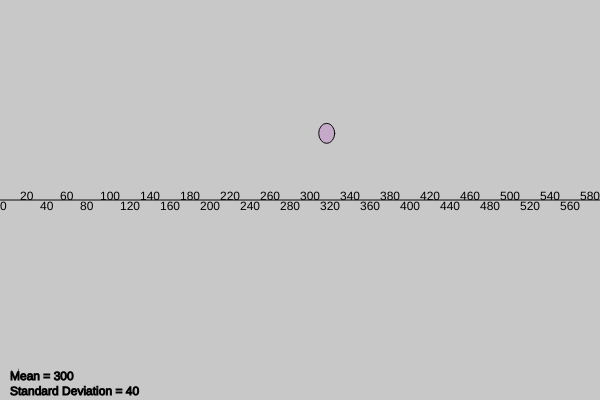
Frame 1 (no input)
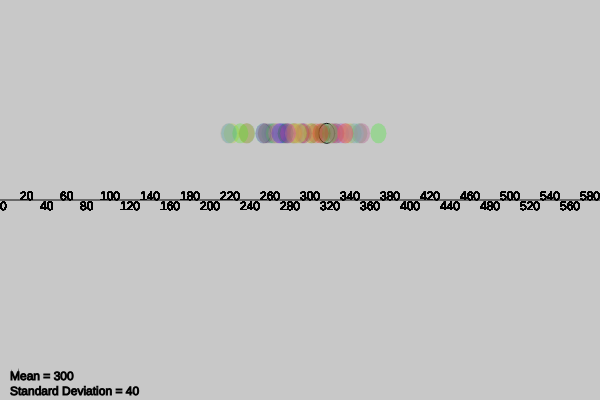
Frame 60 (no input)
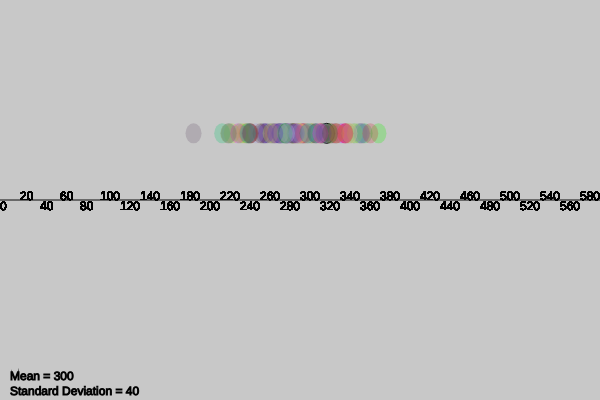
Frame 120 (the mouse pressed at the canvas centre since frame 60)

The p5.js sketch that drew these frames (run headless with seeded random() and noise() and a simulated clock; from frame 60 on, the mouse is pressed at the canvas centre):

// p5.js sketch
// ── sketch.js
let sdSlider;
let meanSlider;

function setup() {
  createCanvas(600, 400);
  // noStroke();
  sdSlider = createSlider(0, 100, 40, 2);
  meanSlider = createSlider(0, width, width / 2, 2);
  background(250);
}

let prevSd = 39;
let prevMean = 39;

function draw() {
  let mean = meanSlider.value();
  let sd = sdSlider.value();
  console.log(sd, prevSd);

  function repaint() {
    background(200);
    stroke(10);
    text("Standard Deviation = " + sd, 10, height - 5);
    text("Mean = " + mean, 10, height - 20);
  }

  if (sd != prevSd) {
    prevSd = sd;
    repaint();
  }

  if (mean != prevMean) {
    prevMean = mean;
    repaint();
  }

  let x = randomGaussian(mean, sd);
  fill(random(255), random(255), random(255), 70);
  ellipse(x, height / 3, 16, 20);

  line(0, height / 2, width, height / 2);
  noStroke();
  fill("black");
  for (let i = 0; i < width; i += 20) {
    let y = height / 2;
    if (i % 40 == 0) {
      y += 10;
    }
    text(i, i, y);
  }
}
